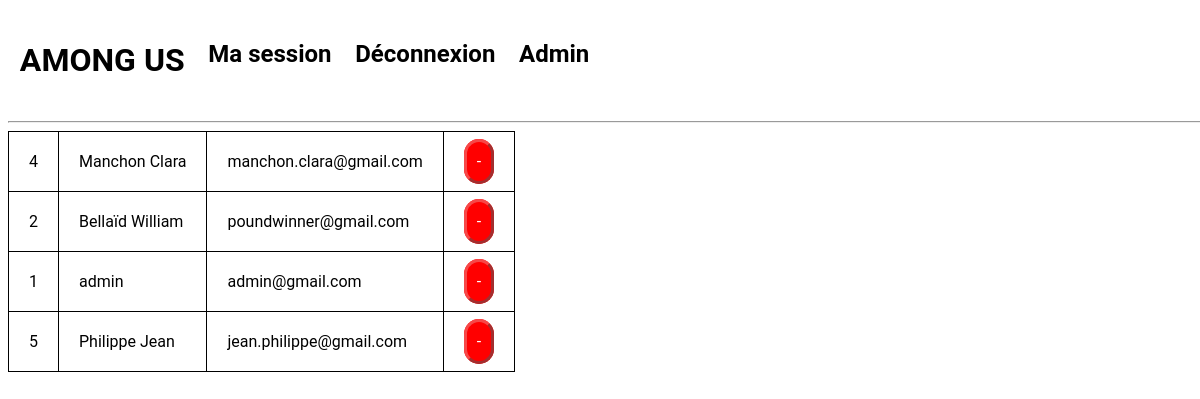
/connexion/admin.php (signed in), run on an earlier commit of the app's database.
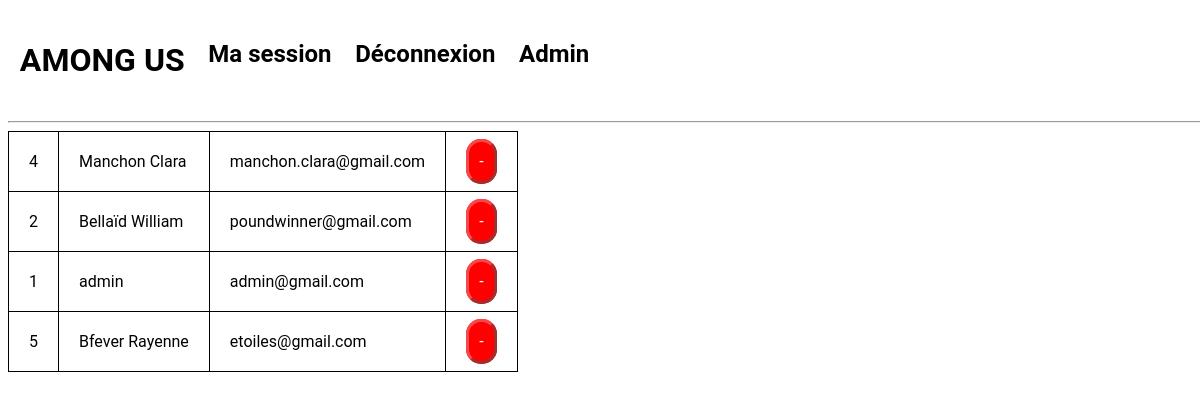
And on a later commit of the database.
### tables this page shows
CREATE TABLE IF NOT EXISTS `users` (
  `id` int NOT NULL,
  `name` varchar(50) DEFAULT NULL,
  `email` varchar(50) DEFAULT NULL,
  `password` varchar(50) DEFAULT NULL,
  `identifiant` varchar(50) DEFAULT NULL,
  PRIMARY KEY (`id`)
);

### connexion/admin.php (the view, shortened to what this page needs)
<!DOCTYPE html>
<html lang="fr">
<head>
    <link rel="stylesheet" href="./style.css">
</head>
<body>
    <header>
        <h1 id="title"><a href="./tmp_accueil.php">AMONG US</a></h1>
        <?php
            if (isset($_SESSION["login"]) && isset($_SESSION["password"])){
                echo '<h2><a href="./session.php">Ma session</a></h2>
                <h2><a href="./logout.php">Déconnexion</a></h2>';
                if ($_SESSION["login"]=="admin" && $_SESSION["password"]=="admin"){
                    echo '<h2><a href="./admin.php">Admin</a></h2>';
                }
            }
            else{
                echo '<h2><a href="./signup.php">S\'inscrire</a></h2>
                <h2><a href="./login.php">Se connecter</a></h2>';
            }
        ?>
    </header>
    <hr>
    <?php
        if (isset($_SESSION["login"]) && isset($_SESSION["password"]) && $_SESSION["login"]=="admin" && $_SESSION["password"]=="admin"){
            $link = mysqli_connect("localhost", "root", "");
            mysqli_select_db($link, "among_us");
            $users_table = mysqli_query($link, "SELECT * FROM users");
            echo '<table id="users_table">';
            while ($row = mysqli_fetch_assoc($users_table)){
                echo "<tr><td>";
                echo $row["id"]."</td><td>".$row["name"]."</td><td>".$row["email"]."</td>";
                echo "<td><a href='delete.php?id=".$row["id"]."' id='delete_btn'> - </a></td>";
                echo "</tr>";
            }
            echo "</table>";
        }
        else{
            echo "La session précédente a été détruite.";
        }
    ?>
</body>
</html>

What changed in the data, as far as the page shows it:
changed users id 5: name "Philippe Jean" → "Bfever Rayenne"; email "jean.philippe@gmail.com" → "etoiles@gmail.com"
